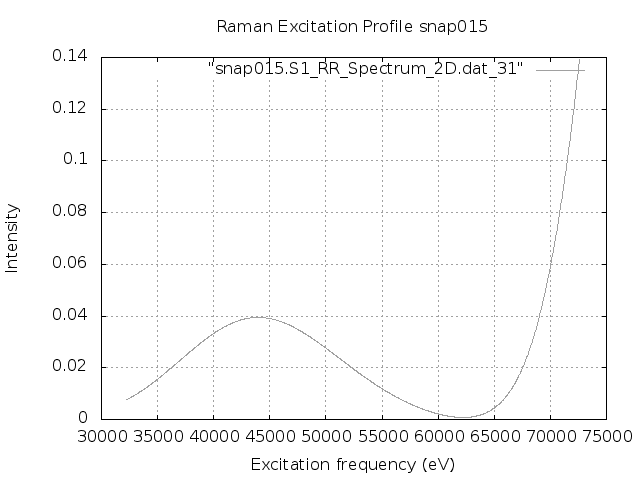

Reproduce this figure in gnuplot.
set terminal png
set output "snap015.S1.REP_frozen.png"
set xlabel 'Excitation frequency (eV)'
set ylabel 'Intensity'
set title "Raman Excitation Profile snap015"
set grid
set autoscale
plot "snap015.S1_RR_Spectrum_2D.dat_31" with lines lc "blue"
exit
